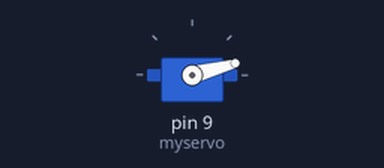
Bench run of a sketch on a simulated Arduino Uno, built with avr-gcc and run on an emulated ATmega328P. Parts: servo.

Above: at 0.05 s.
Timing chart, 0 to 4.6 s (numbered marks = the images above):
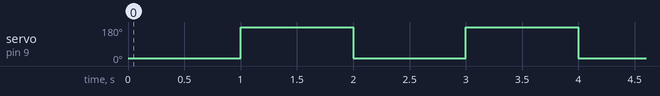

The sketch:

Servo.ino
```cpp
// C+ Code
//
#include<Servo.h>
int r,angle ;
Servo myservo;


void setup()
{
  pinMode(9, OUTPUT);
  pinMode(A0, INPUT);
  myservo.attach(9);
}


void loop()
{
  myservo.write(15);
  delay(1000);
  myservo.write(180);
  delay(1000);
}
```

Measured:
- by itself, servo on pin 9 (myservo): alternates 180° for 1.0 s and 15° for 1.0 s
